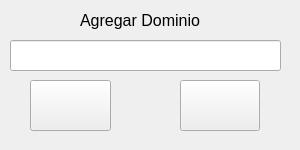
<?xml version="1.0" encoding="UTF-8"?>
<ui version="4.0">
 <class>MainWindow</class>
 <widget class="QMainWindow" name="MainWindow">
  <property name="geometry">
   <rect>
    <x>0</x>
    <y>0</y>
    <width>300</width>
    <height>150</height>
   </rect>
  </property>
  <property name="minimumSize">
   <size>
    <width>300</width>
    <height>150</height>
   </size>
  </property>
  <property name="maximumSize">
   <size>
    <width>300</width>
    <height>150</height>
   </size>
  </property>
  <property name="windowTitle">
   <string>LaboonAccess | Agregar Dominio</string>
  </property>
  <widget class="QWidget" name="centralwidget">
   <widget class="QLabel" name="label">
    <property name="geometry">
     <rect>
      <x>80</x>
      <y>10</y>
      <width>141</width>
      <height>20</height>
     </rect>
    </property>
    <property name="font">
     <font>
      <pointsize>12</pointsize>
     </font>
    </property>
    <property name="text">
     <string>Agregar Dominio</string>
    </property>
   </widget>
   <widget class="QLineEdit" name="txt_agregar_dominio">
    <property name="geometry">
     <rect>
      <x>10</x>
      <y>40</y>
      <width>271</width>
      <height>31</height>
     </rect>
    </property>
   </widget>
   <widget class="QPushButton" name="btn_grabar_dominio">
    <property name="geometry">
     <rect>
      <x>30</x>
      <y>80</y>
      <width>81</width>
      <height>51</height>
     </rect>
    </property>
    <property name="text">
     <string/>
    </property>
    <property name="icon">
     <iconset>
      <normaloff>../icons/save.svg</normaloff>../icons/save.svg</iconset>
    </property>
    <property name="iconSize">
     <size>
      <width>32</width>
      <height>32</height>
     </size>
    </property>
   </widget>
   <widget class="QPushButton" name="btn_cancelar_dominio">
    <property name="geometry">
     <rect>
      <x>180</x>
      <y>80</y>
      <width>80</width>
      <height>51</height>
     </rect>
    </property>
    <property name="text">
     <string/>
    </property>
    <property name="icon">
     <iconset>
      <normaloff>../icons/x-octagon.svg</normaloff>../icons/x-octagon.svg</iconset>
    </property>
    <property name="iconSize">
     <size>
      <width>32</width>
      <height>32</height>
     </size>
    </property>
   </widget>
  </widget>
 </widget>
 <resources/>
 <connections/>
</ui>
